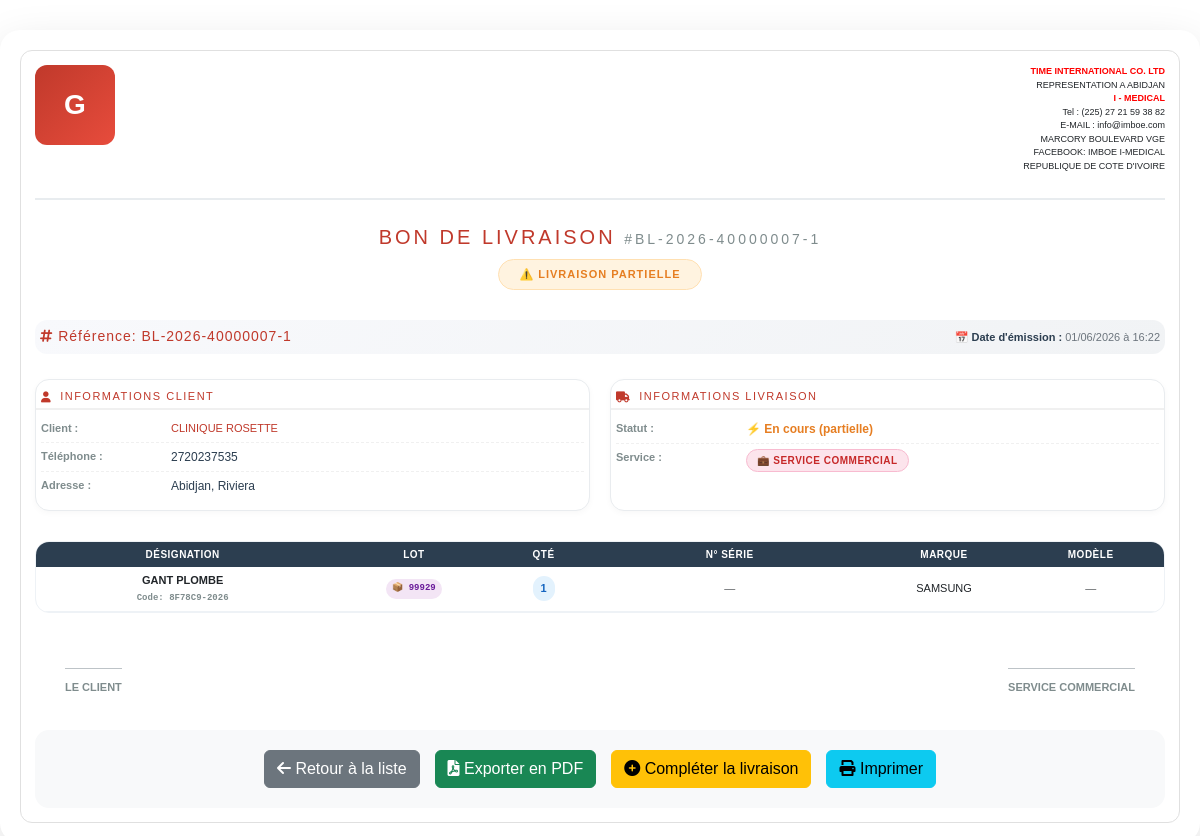
/bon-livraison/7 (signed in), run on the app's committed database.
### models.py (models this page shows, shortened)
class BonLivraison(db.Model):
    __tablename__ = "bon_livraison"
    id = db.Column(db.Integer, primary_key=True)
    numero = db.Column(db.String(30), unique=True, nullable=False)
    date_creation = db.Column(db.DateTime, default=datetime.utcnow)
    service_concerne = db.Column(db.String(50), default='commercial')
    nota_bene = db.Column(db.Text)
    status = db.Column(
        Enum(
            "brouillon",
            "confirmee",
            "partielle",
            "livree",
            name="status_livraison"
        ),
        default="brouillon",
        nullable=False
    )
    client_id = db.Column(
        db.Integer,
        db.ForeignKey("client.id"),
        nullable=False
    )
    client = db.relationship(
        "Client",
        back_populates="bons_livraison"
    )
    commande_id = db.Column(
        db.Integer,
        db.ForeignKey("bon_commande.id")
    )
    commande = db.relationship(
        "BonCommande",
        back_populates="livraisons"
    )
    parent_id = db.Column(
        db.Integer,
        db.ForeignKey("bon_livraison.id")
    )
    lignes = db.relationship(
        "LigneBonLivraison",
        back_populates="bon",
        cascade="all, delete-orphan"
    )

class Client(db.Model):
    __tablename__ = "client"
    id = db.Column(db.Integer, primary_key=True)
    nom_client = db.Column(db.String(100), nullable=False)
    telephone = db.Column(db.String(30))
    adresse = db.Column(db.String(255), nullable=False)
    attn = db.Column(db.String(255))
    certificats = db.relationship('CertificatInstallation',
                                 backref='client_rel',
                                 lazy=True)
    bons_commande = db.relationship(
        "BonCommande",
        back_populates="client",
        cascade="all, delete-orphan"
    )
    bons_livraison = db.relationship(
        "BonLivraison",
        back_populates="client"
    )

class LigneBonLivraison(db.Model):
    __tablename__ = "ligne_bon_livraison"
    id = db.Column(db.Integer, primary_key=True)
    bon_id = db.Column(
        db.Integer,
        db.ForeignKey("bon_livraison.id"),
        nullable=False
    )
    ligne_commande_id = db.Column(
        db.Integer,
        db.ForeignKey("ligne_bon_commande.id"),
        nullable=False
    )
    produit_id = db.Column(
        db.Integer,
        db.ForeignKey("produit.id"),
        nullable=False
    )
    quantite = db.Column(db.Integer, nullable=False)
    numero_serie = db.Column(db.String(120))
    stock_id = db.Column(
        db.Integer,
        db.ForeignKey("stock.id", name='fk_ligne_bon_livraison_stock'),
        nullable=True  # Peut être null si pas de gestion de lot
    )
    bon = db.relationship(
        "BonLivraison",
        back_populates="lignes"
    )
    produit = db.relationship(
        "Produit",
        back_populates="lignes_bon_livraison"
    )
    ligne_commande = db.relationship(
        "LigneBonCommande",
        back_populates="livraisons"
    )
    stock = db.relationship(
        "Stock",
        backref="lignes_bon_livraison"
    )

class Produit(db.Model):
    __tablename__ = "produit"
    id = db.Column(db.Integer, primary_key=True)
    nom_produit = db.Column(db.String(128), nullable=False, index=True)
    model = db.Column(db.String(128), index=True)
    marque = db.Column(db.String(128), index=True)
    code_produit = db.Column(db.String(256), unique=True, nullable=False)
    description = db.Column(db.Text)
    origine = db.Column(db.String(256))
    image = db.Column(db.String(255))
    stocks = db.relationship("Stock", backref="produit", lazy=True)
    lignes_certificat = db.relationship('LigneCertificat', backref='produit_rel', lazy=True)
    lignes_bon_commande = db.relationship(
        "LigneBonCommande",
        back_populates="produit"
    )
    lignes_bon_livraison = db.relationship(
        "LigneBonLivraison",
        back_populates="produit"
    )
    lignes_achat = db.relationship(
        "LigneAchat",
        back_populates="produit",
        cascade="all, delete-orphan"
    )

class Stock(db.Model):
    id = db.Column(db.Integer, primary_key=True)
    produit_id = db.Column(
        db.Integer,
        db.ForeignKey("produit.id"),
        nullable=False
    )
    lignes_achat = db.relationship("LigneAchat", back_populates="stock")
    numero_lot = db.Column(db.String(100))
    quantite = db.Column(db.Integer, nullable=False, default=0)
    seuil_alerte = db.Column(db.Integer, default=5)
    date_creation = db.Column(db.DateTime(), default = datetime.utcnow, index = True)
    type_conditionnement = db.Column(
    db.Enum(
        TypeConditionnement,
        values_callable=lambda x: [e.value for e in x],
        name="typeconditionnement"
    ),
    nullable=False  # a remplacer par False apres render ok
    )
    magasin_id = db.Column(db.Integer, db.ForeignKey("magasin.id"), nullable=False)
    __table_args__ = (
    db.UniqueConstraint("produit_id", "magasin_id", "type_conditionnement", name="uix_stock_unique"),
)

### routes.py (the view)
@app.route("/bon-livraison/<int:id>")
@login_required
def detail_bon_livraison(id):
    bon = BonLivraison.query.get_or_404(id)
    if bon.commande:
        pourcentage_livre = bon.commande.pourcentage_livre if hasattr(bon.commande, 'pourcentage_livre') else 0
    else:
        pourcentage_livre = 0
    return render_template(
        "bon_livraison_detail.html",
        bon=bon,
        pourcentage_livre=pourcentage_livre
    )

### app.py (called while the page is built)
@app.after_request
def close_db_connection(response):
    try:
        db.session.close()
    except:
        pass
    return response

### models.py (called while the page is built)
    @property
    def quantite_totale(self):
        if not self.lignes:
            return 0
        return sum(ligne.quantite for ligne in self.lignes)

    @property
    def quantite_totale_livree(self):
        if not self.lignes:
            return 0
        return sum(ligne.quantite_livree for ligne in self.lignes)

    @property
    def pourcentage_livre(self):
        if self.quantite_totale == 0:
            return 0
        return (self.quantite_totale_livree / self.quantite_totale) * 100

    @property
    def quantite_livree(self):
        return sum(l.quantite for l in self.livraisons)

### routes.py (called while the page is built)
@app.after_request
def disable_cache(response):
    response.headers["Cache-Control"] = "no-store, no-cache, must-revalidate, private"
    response.headers["Pragma"] = "no-cache"
    response.headers["Expires"] = "0"
    return response

@login_manager.user_loader
def load_user(user_id):
    return User.query.get(int(user_id))

@app.context_processor
def utility_processor():
    def is_active(prefix):
        """Vérifie si l'endpoint actuel correspond au préfixe donné"""
        return request.endpoint and prefix in request.endpoint
    def has_role(*roles):
        """Vérifie si l'utilisateur connecté a l'un des rôles spécifiés"""
        if not current_user.is_authenticated:
            return False
        return current_user.role in roles
    def current_route():
        """Retourne le nom de la route actuelle"""
        return request.endpoint
    return dict(
        is_active=is_active,
        has_role=has_role,
        current_route=current_route
    )

### templates/bon_livraison_detail.html (shortened to what this page needs)
{% extends "base_print.html" %}
{% block content %}
<div class="bon-wrapper">
    <div class="first-header">
        <div class="img-style">
            {% if compagnie and compagnie.logo %}
                <img src="{{ compagnie.logo }}" alt="Logo" height="90">
            {% else %}
                <div style="width:80px; height:80px; background:linear-gradient(135deg, #c0392b, #e74c3c); border-radius:12px; display:flex; align-items:center; justify-content:center; color:white; font-size:28px; font-weight:bold;">G</div>
            {% endif %}
        </div>
        <div class="company-info">
            <strong style="color: red;">TIME INTERNATIONAL CO. LTD</strong><br>
            REPRESENTATION A ABIDJAN <br>
            <strong style="color: red;">I - MEDICAL</strong><br>
            Tel : (225) 27 21 59 38 82 <br>
            E-MAIL : info@imboe.com <br>
            MARCORY BOULEVARD VGE <br>
            FACEBOOK: IMBOE I-MEDICAL <br>
            REPUBLIQUE DE COTE D'IVOIRE
        </div>
    </div>
    <div class="bon-title">
        <h1>BON DE LIVRAISON <small>#{{ bon.numero }}</small></h1>
        <div>
            {% if bon.status == 'partielle' %}
                <span class="status-badge status-partial">⚠️ Livraison Partielle</span>
            {% else %}
                <span class="status-badge status-complete">✓ Livraison Complète</span>
            {% endif %}
        </div>
    </div>
    <div class="doc-header">
        <div class="doc-number">
            <i class="fas fa-hashtag"></i> Référence: {{ bon.numero }}
        </div>
        <div class="doc-meta">
            <p><strong>📅 Date d'émission :</strong> {{ bon.date_creation.strftime('%d/%m/%Y à %H:%M') }}</p>
        </div>
    </div>
    <div class="info-grid">
        <div class="info-card">
            <div class="info-card-header">
                <h4><i class="fas fa-user"></i> INFORMATIONS CLIENT</h4>
            </div>
            <div class="info-card-body">
                <div class="info-row">
                    <div class="info-label">Client :</div>
                    <div class="info-value client-name">{{ bon.client.nom_client }}</div>
                </div>
                {% if bon.client.telephone and bon.client.telephone|trim %}
                <div class="info-row">
                    <div class="info-label">Téléphone :</div>
                    <div class="info-value">{{ bon.client.telephone }}</div>
                </div>
                {% endif %}
                {% if bon.client.adresse and bon.client.adresse|trim %}
                <div class="info-row">
                    <div class="info-label">Adresse :</div>
                    <div class="info-value">{{ bon.client.adresse }}</div>
                </div>
                {% endif %}
            </div>
        </div>
        <div class="info-card">
            <div class="info-card-header">
                <h4><i class="fas fa-truck"></i> INFORMATIONS LIVRAISON</h4>
            </div>
            <div class="info-card-body">
                <div class="info-row">
                    <div class="info-label">Statut :</div>
                    <div class="info-value">
                        {% if bon.status == 'partielle' %}
                            <span style="color:#e67e22; font-weight:700;">⚡ En cours (partielle)</span>
                        {% elif bon.status == 'livree' %}
                            <span style="color:#27ae60; font-weight:700;">✓ Terminée (complète)</span>
                        {% else %}
                            <span style="color:#7f8c8d;">{{ bon.status }}</span>
                        {% endif %}
                    </div>
                </div>
                <div class="info-row">
                    <div class="info-label">Service :</div>
                    <div class="info-value">
                        {% if bon.service_concerne == 'technique' %}
                            <span class="badge-service badge-service-technique">🔧 Service Technique</span>
                        {% else %}
                            <span class="badge-service badge-service-commercial">💼 Service Commercial</span>
                        {% endif %}
                    </div>
                </div>
            </div>
        </div>
    </div>
    <div class="table-container">
        <table class="bon-table">
            <thead>
                <tr>
                    <th style="width: 26%">DÉSIGNATION</th>
                    <th style="width: 15%">LOT</th>
                    <th style="width: 8%">QTÉ</th>
                    <th style="width: 25%">N° SÉRIE</th>
                    <th style="width: 13%">MARQUE</th>
                    <th style="width: 13%">MODÈLE</th>
                </tr>
            </thead>
            <tbody>
                {% for ligne in bon.lignes %}
                <tr>
                    <td class="product-name">
                        <strong>{{ ligne.produit.nom_produit }}</strong>
                        {% if ligne.produit.code_produit %}
                        <div class="product-code" title="{{ ligne.produit.code_produit }}">Code: {{ ligne.produit.code_produit }}</div>
                        {% endif %}
                    </td>
                    <td class="text-center">
                        {% if ligne.stock and ligne.stock.numero_lot and ligne.stock.numero_lot|trim %}
                            <span class="badge-lot" title="{{ ligne.stock.numero_lot }}">📦 {{ ligne.stock.numero_lot }}</span>
                        {% else %}
                            <span class="text-muted">—</span>
                        {% endif %}
                    </td>
                    <td class="text-center">
                        <span class="badge-quantity">{{ ligne.quantite }}</span>
                    </td>
                    <td class="text-center">
                        {% if ligne.numero_serie and ligne.numero_serie|trim %}
                            <span class="badge-serie" title="{{ ligne.numero_serie }}">{{ ligne.numero_serie }}</span>
                        {% else %}
                            <span class="text-muted">—</span>
                        {% endif %}
                    </td>
                    <td class="text-center marque-model">
                        {% if ligne.produit.marque and ligne.produit.marque|trim %}
                            <span title="{{ ligne.produit.marque }}">{{ ligne.produit.marque }}</span>
                        {% else %}
                            <span class="text-muted">—</span>
                        {% endif %}
                    </td>
                    <td class="text-center marque-model">
                        {% if ligne.produit.model and ligne.produit.model|trim %}
                            <span title="{{ ligne.produit.model }}">{{ ligne.produit.model }}</span>
                        {% else %}
                            <span class="text-muted">—</span>
                        {% endif %}
                    </td>
                </tr>
                {% endfor %}
            </tbody>
        </table>
    </div>
    <div class="signatures">
        <div class="signature-block">
            <div class="signature-line">LE CLIENT</div>
        </div>
        <div class="signature-block">
            <div class="signature-line">
                {% if bon.service_concerne == 'technique' %}
                    SERVICE TECHNIQUE
                {% else %}
                    SERVICE COMMERCIAL
                {% endif %}
            </div>
        </div>
    </div>
    {% if not pdf_mode %}
    <div class="action-buttons">
        <a href="{{ url_for('liste_bons_livraison') }}" class="btn btn-secondary">
            <i class="fas fa-arrow-left"></i> Retour à la liste
        </a>
        <a href="{{ url_for('bon_livraison_pdf', id=bon.id) }}" target="_blank" class="btn btn-success">
            <i class="fas fa-file-pdf"></i> Exporter en PDF
        </a>
        {% if bon.status == 'partielle' and bon.commande %}
        <a href="{{ url_for('livraison_partielle', commande_id=bon.commande.id) }}" class="btn btn-warning">
            <i class="fas fa-plus-circle"></i> Compléter la livraison
        </a>
        {% endif %}
        <button onclick="window.print()" class="btn btn-info">
            <i class="fas fa-print"></i> Imprimer
        </button>
    </div>
    {% endif %}
</div>
<link rel="stylesheet" href="https://cdnjs.cloudflare.com/ajax/libs/font-awesome/6.0.0/css/all.min.css">
{% endblock %}

### static/style/styles.css (style rules this page uses)
html { height: 100%; }
body { margin: 0; font-family: Arial, sans-serif; }

### data on the page
BonLivraison: numero "BL-2026-40000007-1", date_creation "01/06/2026 à 16:22"
Client: client.nom_client "CLINIQUE ROSETTE", client.telephone "2720237535", client.adresse "Abidjan, Riviera"
LigneBonLivraison: produit.nom_produit "GANT PLOMBE", produit.code_produit "8F78C9-2026", stock.numero_lot "99929", quantite "1", produit.marque "SAMSUNG"
